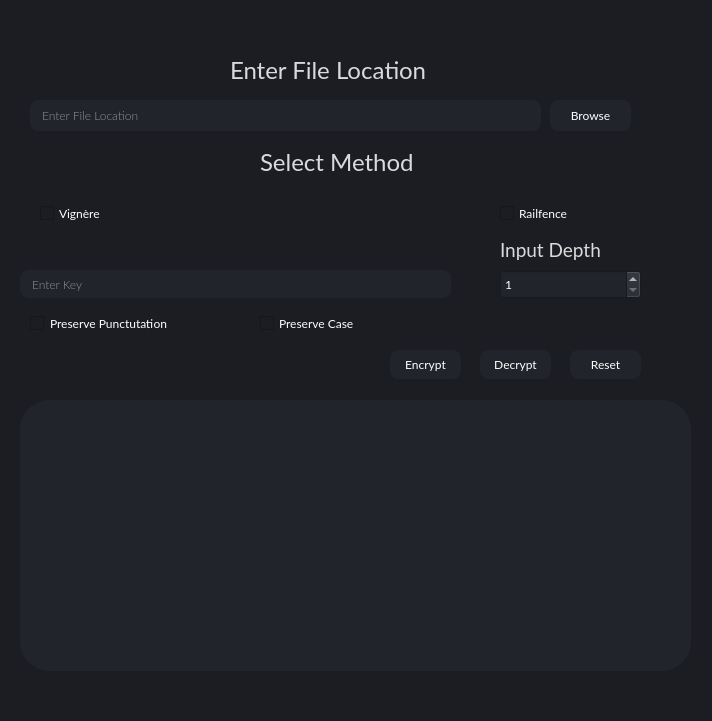
<?xml version="1.0" encoding="UTF-8"?>
<ui version="4.0">
 <class>SecondWindow</class>
 <widget class="QDialog" name="SecondWindow">
  <property name="geometry">
   <rect>
    <x>0</x>
    <y>0</y>
    <width>712</width>
    <height>721</height>
   </rect>
  </property>
  <property name="windowTitle">
   <string>Dialog</string>
  </property>
  <property name="styleSheet">
   <string notr="true">background-color: rgba(27,29,35,255)</string>
  </property>
  <widget class="QTextEdit" name="textEdit">
   <property name="geometry">
    <rect>
     <x>20</x>
     <y>400</y>
     <width>671</width>
     <height>271</height>
    </rect>
   </property>
   <property name="font">
    <font>
     <family>Lato</family>
     <pointsize>9</pointsize>
     <italic>false</italic>
     <bold>false</bold>
    </font>
   </property>
   <property name="styleSheet">
    <string notr="true">QTextEdit{
font: 9pt &quot;Lato&quot;;
border-radius:30px;
background-color: rgb(34,36,44);
color:#dadada;
padding-left:20px;
padding-right:20px;
}
QTextEdit:Hover {
background-color:rgb(48,50,62);
}</string>
   </property>
  </widget>
  <widget class="QLineEdit" name="fileLocationLine">
   <property name="geometry">
    <rect>
     <x>30</x>
     <y>100</y>
     <width>511</width>
     <height>31</height>
    </rect>
   </property>
   <property name="font">
    <font>
     <family>Lato Light</family>
     <pointsize>9</pointsize>
     <italic>false</italic>
     <fontweight>Light</fontweight>
    </font>
   </property>
   <property name="styleSheet">
    <string notr="true">QLineEdit{
	font: 300 9pt &quot;Lato Light&quot;;
border-radius:9.19px;
background-color: rgb(34,36,44);
color:#fff;
padding-left:10px;
padding-right:10px;
}
QLineEdit:Hover{
background-color:rgb(48,50,62);
}</string>
   </property>
   <property name="placeholderText">
    <string>Enter File Location</string>
   </property>
  </widget>
  <widget class="QLabel" name="methodselectionLabel">
   <property name="geometry">
    <rect>
     <x>260</x>
     <y>140</y>
     <width>217</width>
     <height>44</height>
    </rect>
   </property>
   <property name="font">
    <font>
     <family>Lato</family>
     <pointsize>9</pointsize>
     <italic>false</italic>
     <bold>false</bold>
    </font>
   </property>
   <property name="styleSheet">
    <string notr="true">color:#dadada;
font: 9pt &quot;Lato&quot;;</string>
   </property>
   <property name="text">
    <string>&lt;html&gt;&lt;head/&gt;&lt;body&gt;&lt;p&gt;&lt;span style=&quot; font-size:18pt;&quot;&gt;Select Method&lt;/span&gt;&lt;/p&gt;&lt;/body&gt;&lt;/html&gt;</string>
   </property>
  </widget>
  <widget class="QLabel" name="label">
   <property name="geometry">
    <rect>
     <x>230</x>
     <y>50</y>
     <width>251</width>
     <height>41</height>
    </rect>
   </property>
   <property name="font">
    <font>
     <family>Lato</family>
     <pointsize>9</pointsize>
     <italic>false</italic>
     <bold>false</bold>
    </font>
   </property>
   <property name="styleSheet">
    <string notr="true">color:#dadada;
font: 9pt &quot;Lato&quot;;</string>
   </property>
   <property name="text">
    <string>&lt;html&gt;&lt;head/&gt;&lt;body&gt;&lt;p&gt;&lt;span style=&quot; font-size:18pt;&quot;&gt;Enter File Location&lt;/span&gt;&lt;/p&gt;&lt;/body&gt;&lt;/html&gt;</string>
   </property>
  </widget>
  <widget class="QCheckBox" name="railFenceCheckBox">
   <property name="geometry">
    <rect>
     <x>500</x>
     <y>200</y>
     <width>88</width>
     <height>26</height>
    </rect>
   </property>
   <property name="font">
    <font>
     <family>Lato</family>
     <pointsize>9</pointsize>
     <italic>false</italic>
     <bold>false</bold>
    </font>
   </property>
   <property name="styleSheet">
    <string notr="true">color:#fff;
font: 9pt &quot;Lato&quot;;
icon-color:black;</string>
   </property>
   <property name="text">
    <string>Railfence</string>
   </property>
  </widget>
  <widget class="QPushButton" name="browseButton">
   <property name="geometry">
    <rect>
     <x>550</x>
     <y>100</y>
     <width>81</width>
     <height>31</height>
    </rect>
   </property>
   <property name="font">
    <font>
     <family>Lato</family>
     <pointsize>9</pointsize>
     <italic>false</italic>
     <bold>false</bold>
    </font>
   </property>
   <property name="styleSheet">
    <string notr="true">QPushButton{
	font: 9pt &quot;Lato&quot;;
border-radius:9.19px;
background-color: rgb(34,36,44);
color:#FFF
}
QPushButton:Hover{
background-color:rgb(48,50,62);
}


</string>
   </property>
   <property name="text">
    <string>Browse</string>
   </property>
  </widget>
  <widget class="QCheckBox" name="caseCheckBox">
   <property name="geometry">
    <rect>
     <x>260</x>
     <y>310</y>
     <width>121</width>
     <height>26</height>
    </rect>
   </property>
   <property name="font">
    <font>
     <family>Lato</family>
     <pointsize>9</pointsize>
     <italic>false</italic>
     <bold>false</bold>
    </font>
   </property>
   <property name="styleSheet">
    <string notr="true">QCheckBox{
font: 9pt &quot;Lato&quot;;
color:#fff
}
QCheckBox:Hover{
background-color:rbg(98,98,98);

}</string>
   </property>
   <property name="text">
    <string>Preserve Case</string>
   </property>
  </widget>
  <widget class="QLabel" name="depthLabel">
   <property name="geometry">
    <rect>
     <x>500</x>
     <y>230</y>
     <width>131</width>
     <height>41</height>
    </rect>
   </property>
   <property name="font">
    <font>
     <family>Lato</family>
     <pointsize>9</pointsize>
     <italic>false</italic>
     <bold>false</bold>
    </font>
   </property>
   <property name="styleSheet">
    <string notr="true">color:#dadada;
color: rgb(218, 218, 218);

font: 9pt &quot;Lato&quot;;</string>
   </property>
   <property name="text">
    <string>&lt;html&gt;&lt;head/&gt;&lt;body&gt;&lt;p&gt;&lt;span style=&quot; font-size:14pt;&quot;&gt;Input Depth&lt;/span&gt;&lt;/p&gt;&lt;/body&gt;&lt;/html&gt;</string>
   </property>
  </widget>
  <widget class="QLineEdit" name="KeyLine">
   <property name="geometry">
    <rect>
     <x>20</x>
     <y>270</y>
     <width>431</width>
     <height>28</height>
    </rect>
   </property>
   <property name="font">
    <font>
     <family>Lato Light</family>
     <pointsize>9</pointsize>
     <italic>false</italic>
     <fontweight>Light</fontweight>
    </font>
   </property>
   <property name="styleSheet">
    <string notr="true">QLineEdit{
	font: 300 9pt &quot;Lato Light&quot;;
border-radius:9.19px;
background-color: rgb(34,36,44);
color:#fff;
padding-left:10px;
padding-right:10px;
}
QLineEdit:Hover{
background-color:rgb(48,50,62);
}


</string>
   </property>
   <property name="text">
    <string/>
   </property>
   <property name="placeholderText">
    <string>Enter Key</string>
   </property>
  </widget>
  <widget class="QCheckBox" name="punctuationCheckBox">
   <property name="geometry">
    <rect>
     <x>30</x>
     <y>310</y>
     <width>171</width>
     <height>26</height>
    </rect>
   </property>
   <property name="font">
    <font>
     <family>Lato</family>
     <pointsize>9</pointsize>
     <italic>false</italic>
     <bold>false</bold>
    </font>
   </property>
   <property name="styleSheet">
    <string notr="true">color:#fff;
border-radius:60px;
border:none;font: 9pt &quot;Lato&quot;;</string>
   </property>
   <property name="text">
    <string>Preserve Punctutation</string>
   </property>
  </widget>
  <widget class="QSpinBox" name="depthSpinBox">
   <property name="geometry">
    <rect>
     <x>500</x>
     <y>270</y>
     <width>141</width>
     <height>29</height>
    </rect>
   </property>
   <property name="font">
    <font>
     <family>Lato</family>
     <pointsize>9</pointsize>
     <italic>false</italic>
     <bold>false</bold>
    </font>
   </property>
   <property name="styleSheet">
    <string notr="true">QSpinBox{
	font: 9pt &quot;Lato&quot;;

background-color: rgb(34,36,44);
color:#fff
}
QSpinBox:Hover {
background-color:rgb(48,50,62);
}

</string>
   </property>
   <property name="minimum">
    <number>1</number>
   </property>
   <property name="maximum">
    <number>10</number>
   </property>
  </widget>
  <widget class="QCheckBox" name="vigenereCheckBox">
   <property name="geometry">
    <rect>
     <x>40</x>
     <y>200</y>
     <width>86</width>
     <height>26</height>
    </rect>
   </property>
   <property name="font">
    <font>
     <family>Lato</family>
     <pointsize>9</pointsize>
     <italic>false</italic>
     <bold>false</bold>
    </font>
   </property>
   <property name="styleSheet">
    <string notr="true">color:#fff;
icon-color:black;
font: 9pt &quot;Lato&quot;;</string>
   </property>
   <property name="text">
    <string>Vignère</string>
   </property>
  </widget>
  <widget class="QPushButton" name="resetButtton">
   <property name="geometry">
    <rect>
     <x>570</x>
     <y>350</y>
     <width>71</width>
     <height>29</height>
    </rect>
   </property>
   <property name="font">
    <font>
     <family>Lato</family>
     <pointsize>9</pointsize>
     <italic>false</italic>
     <bold>false</bold>
    </font>
   </property>
   <property name="styleSheet">
    <string notr="true">QPushButton{
font: 9pt &quot;Lato&quot;;
border-radius:9.19px;
background-color: rgb(34,36,44);
color:#FFF
}

QPushButton:Hover {
background-color:rgb(48,50,62);
}

</string>
   </property>
   <property name="text">
    <string>Reset</string>
   </property>
  </widget>
  <widget class="QPushButton" name="decryptButton">
   <property name="geometry">
    <rect>
     <x>480</x>
     <y>350</y>
     <width>71</width>
     <height>29</height>
    </rect>
   </property>
   <property name="font">
    <font>
     <family>Lato</family>
     <pointsize>9</pointsize>
     <italic>false</italic>
     <bold>false</bold>
    </font>
   </property>
   <property name="styleSheet">
    <string notr="true">QPushButton{
font: 9pt &quot;Lato&quot;;
border-radius:9.19px;
background-color: rgb(34,36,44);
color:#FFF
}

QPushButton:Hover {
background-color:rgb(48,50,62);
}
</string>
   </property>
   <property name="text">
    <string>Decrypt</string>
   </property>
  </widget>
  <widget class="QPushButton" name="encryptButton">
   <property name="geometry">
    <rect>
     <x>390</x>
     <y>350</y>
     <width>71</width>
     <height>29</height>
    </rect>
   </property>
   <property name="font">
    <font>
     <family>Lato</family>
     <pointsize>9</pointsize>
     <italic>false</italic>
     <bold>false</bold>
    </font>
   </property>
   <property name="styleSheet">
    <string notr="true">QPushButton{
font: 9pt &quot;Lato&quot;;

border-radius:9.19px;
background-color: rgb(34,36,44);
color:#FFF

}

QPushButton:Hover {
background-color:rgb(48,50,62);
}

</string>
   </property>
   <property name="text">
    <string>Encrypt</string>
   </property>
  </widget>
 </widget>
 <resources/>
 <connections/>
</ui>
